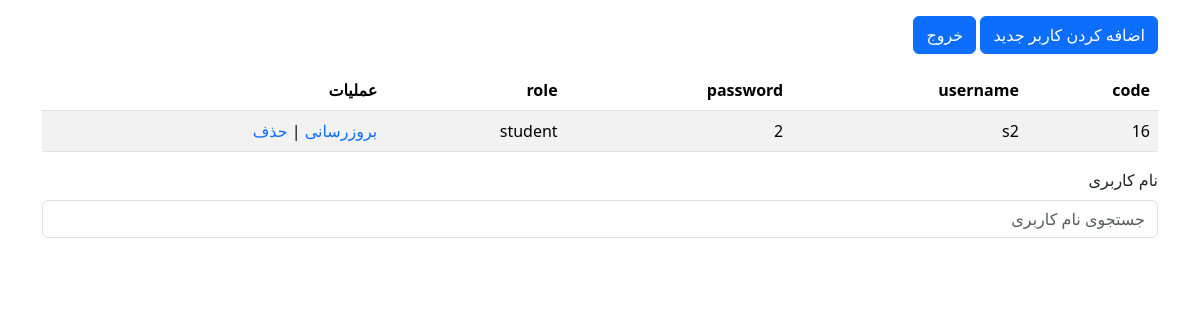
The app's page /admin/user-list.php?username=s2 (signed in) with its own data.
### tables this page shows
CREATE TABLE `user` (
  `user_code` int(11) NOT NULL,
  `username` varchar(50) NOT NULL,
  `password` varchar(50) NOT NULL,
  `role` varchar(50) NOT NULL
);

### admin/user-list.php (the view, shortened to what this page needs)
<!doctype html>
<html lang="en">
<head>
    <link rel="stylesheet" href="../assets/bootstrap-5.3.3-dist/css/bootstrap.rtl.min.css">
    <link rel="stylesheet" href="../assets/style.css">
</head>
<body>
<div class="container">
    <?php
    $user = $_SESSION["user_logged"];
    if($user["role"]  == "student"){
        ?>
        <div class="alert alert-danger" role="alert">
           شما مجوز ورود به این صفحه را ندارید .
            <a href="../login.html" class="alert-link">صفحه ی ورود</a>
        </div>
    <?php
    }
else{
    ?>
    <div class="mb-3 mt-3">
        <a href="user-managment-adduser.php" class="btn btn-primary">اضافه کردن کاربر جدید</a>
        <a href="../logout.php" class="btn btn-primary">خروج</a>
    </div>
    <table class="table table-striped">
        <thead>
        <tr>
            <th scope="col">code</th>
            <th scope="col">username</th>
            <th scope="col">password</th>
            <th scope="col">role</th>
            <th scope="col">عملیات</th>
        </tr>
        </thead>
        <tbody>
        <?php
        $conn = (new my_database())->connection_database;
        if (isset($_GET["username"])) {
            $search_username = $_GET["username"];
            $sql = "SELECT * FROM `user` WHERE `username` LIKE '%$search_username%'";
        } else {
            $sql = "SELECT * FROM `user`";
        }
        $result = $conn->query($sql);
        if ($result->num_rows > 0) {
            while ($row = $result->fetch_assoc()) {
                $user_code = $row["user_code"];
                echo " <tr>
        <td >" . $row["user_code"] . "</td>
        <td>" . $row["username"] . "</td>
        <td>" . $row["password"] . "</td>
        <td>" . $row["role"] . "</td>
        <td>
        <a href=\"user-managment-update.php?user_code=$user_code\">
        بروزرسانی
        </a>
        |
        <a href=\"user-managment-delete.php?user_code=$user_code\" class=''>
        حذف
        </a>
</td>
    </tr>";
            }
        } else {
            echo "0 results";
        }
        ?>
        </tbody>
    </table>
    <form action="" method="get">
        <div class="mb-3 mt-3">
            <label for="username" class="form-label">نام کاربری</label>
            <input type="search" class="form-control" id="username" placeholder="جستجوی نام کاربری" name="username"
                   value="">
        </div>
    </form>
    <?php
}
    ?>
</div>
</body>
</html>

### assets/style.css (style rules this page uses)
body { direction: rtl; }
a { text-decoration: none; }

### records on screen
user: user_code "16", username "s2", password "2", role "student"
